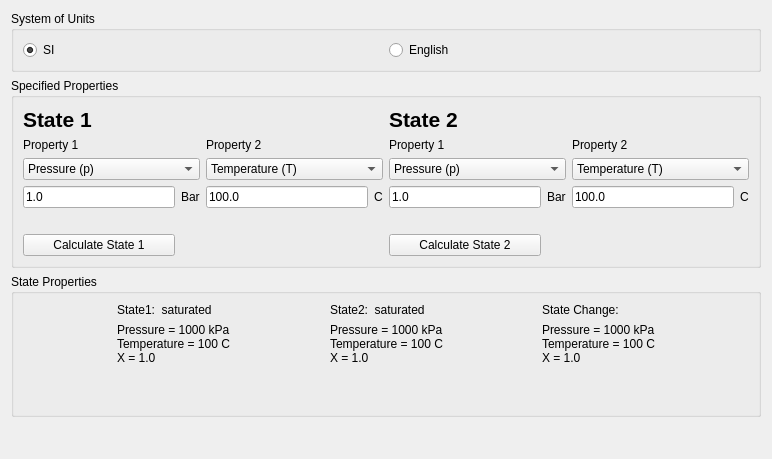
<?xml version="1.0" encoding="UTF-8"?>
<ui version="4.0">
 <class>_frm_StateCalculator</class>
 <widget class="QWidget" name="_frm_StateCalculator">
  <property name="geometry">
   <rect>
    <x>0</x>
    <y>0</y>
    <width>702</width>
    <height>459</height>
   </rect>
  </property>
  <property name="windowTitle">
   <string>Thermodynamic State Calculator</string>
  </property>
  <layout class="QVBoxLayout" name="verticalLayout">
   <item>
    <widget class="QGroupBox" name="_grp_Units">
     <property name="title">
      <string>System of Units</string>
     </property>
     <layout class="QHBoxLayout" name="horizontalLayout_2">
      <item>
       <widget class="QRadioButton" name="_rdo_SI">
        <property name="text">
         <string>SI</string>
        </property>
        <property name="checked">
         <bool>true</bool>
        </property>
       </widget>
      </item>
      <item>
       <widget class="QRadioButton" name="_rdo_English">
        <property name="text">
         <string>English</string>
        </property>
       </widget>
      </item>
     </layout>
    </widget>
   </item>
   <item>
    <widget class="QGroupBox" name="_grp_SpecifiedProperties">
     <property name="title">
      <string>Specified Properties</string>
     </property>
     <layout class="QGridLayout" name="gridLayout">
      <item row="5" column="0">
       <widget class="QPushButton" name="_pb_Calculate">
        <property name="text">
         <string>Calculate State 1</string>
        </property>
       </widget>
      </item>
      <item row="3" column="9">
       <widget class="QLineEdit" name="_le_Property2_2">
        <property name="text">
         <string>100.0</string>
        </property>
       </widget>
      </item>
      <item row="1" column="6">
       <widget class="QLabel" name="_lbl_Property1_2">
        <property name="text">
         <string>Property 1</string>
        </property>
       </widget>
      </item>
      <item row="3" column="3">
       <widget class="QLineEdit" name="_le_Property2">
        <property name="text">
         <string>100.0</string>
        </property>
       </widget>
      </item>
      <item row="3" column="5">
       <spacer name="horizontalSpacer_3">
        <property name="orientation">
         <enum>Qt::Horizontal</enum>
        </property>
        <property name="sizeHint" stdset="0">
         <size>
          <width>40</width>
          <height>20</height>
         </size>
        </property>
       </spacer>
      </item>
      <item row="2" column="3" colspan="2">
       <widget class="QComboBox" name="_cmb_Property2">
        <property name="currentIndex">
         <number>1</number>
        </property>
        <item>
         <property name="text">
          <string>Pressure (p)</string>
         </property>
        </item>
        <item>
         <property name="text">
          <string>Temperature (T)</string>
         </property>
        </item>
        <item>
         <property name="text">
          <string>Quality (x)</string>
         </property>
        </item>
        <item>
         <property name="text">
          <string>Specific Internal Energy (u)</string>
         </property>
        </item>
        <item>
         <property name="text">
          <string>Specific Enthalpy (h)</string>
         </property>
        </item>
        <item>
         <property name="text">
          <string>Specific Volume (v)</string>
         </property>
        </item>
        <item>
         <property name="text">
          <string>Specific Entropy (s)</string>
         </property>
        </item>
       </widget>
      </item>
      <item row="0" column="6">
       <widget class="QLabel" name="label_2">
        <property name="font">
         <font>
          <pointsize>16</pointsize>
          <weight>75</weight>
          <bold>true</bold>
         </font>
        </property>
        <property name="text">
         <string>State 2</string>
        </property>
       </widget>
      </item>
      <item row="3" column="6">
       <widget class="QLineEdit" name="_le_Property1_2">
        <property name="text">
         <string>1.0</string>
        </property>
       </widget>
      </item>
      <item row="3" column="0">
       <widget class="QLineEdit" name="_le_Property1">
        <property name="text">
         <string>1.0</string>
        </property>
       </widget>
      </item>
      <item row="1" column="0">
       <widget class="QLabel" name="_lbl_Property1">
        <property name="text">
         <string>Property 1</string>
        </property>
       </widget>
      </item>
      <item row="2" column="9" colspan="2">
       <widget class="QComboBox" name="_cmb_Property2_2">
        <property name="currentIndex">
         <number>1</number>
        </property>
        <item>
         <property name="text">
          <string>Pressure (p)</string>
         </property>
        </item>
        <item>
         <property name="text">
          <string>Temperature (T)</string>
         </property>
        </item>
        <item>
         <property name="text">
          <string>Quality (x)</string>
         </property>
        </item>
        <item>
         <property name="text">
          <string>Specific Internal Energy (u)</string>
         </property>
        </item>
        <item>
         <property name="text">
          <string>Specific Enthalpy (h)</string>
         </property>
        </item>
        <item>
         <property name="text">
          <string>Specific Volume (v)</string>
         </property>
        </item>
        <item>
         <property name="text">
          <string>Specific Entropy (s)</string>
         </property>
        </item>
       </widget>
      </item>
      <item row="2" column="6" colspan="2">
       <widget class="QComboBox" name="_cmb_Property1_2">
        <item>
         <property name="text">
          <string>Pressure (p)</string>
         </property>
        </item>
        <item>
         <property name="text">
          <string>Temperature (T)</string>
         </property>
        </item>
        <item>
         <property name="text">
          <string>Quality (x)</string>
         </property>
        </item>
        <item>
         <property name="text">
          <string>Specific Internal Energy (u)</string>
         </property>
        </item>
        <item>
         <property name="text">
          <string>Specific Enthalpy (h)</string>
         </property>
        </item>
        <item>
         <property name="text">
          <string>Specific Volume (v)</string>
         </property>
        </item>
        <item>
         <property name="text">
          <string>Specific Entropy (s)</string>
         </property>
        </item>
       </widget>
      </item>
      <item row="3" column="8">
       <spacer name="horizontalSpacer_2">
        <property name="orientation">
         <enum>Qt::Horizontal</enum>
        </property>
        <property name="sizeHint" stdset="0">
         <size>
          <width>1</width>
          <height>17</height>
         </size>
        </property>
       </spacer>
      </item>
      <item row="3" column="7">
       <widget class="QLabel" name="_lbl_Property1_2_Units">
        <property name="text">
         <string>Bar</string>
        </property>
       </widget>
      </item>
      <item row="1" column="9">
       <widget class="QLabel" name="_lbl_Property2_2">
        <property name="text">
         <string>Property 2</string>
        </property>
       </widget>
      </item>
      <item row="3" column="1">
       <widget class="QLabel" name="_lbl_Property1_Units">
        <property name="text">
         <string>Bar</string>
        </property>
       </widget>
      </item>
      <item row="1" column="3">
       <widget class="QLabel" name="_lbl_Property2">
        <property name="text">
         <string>Property 2</string>
        </property>
       </widget>
      </item>
      <item row="0" column="0">
       <widget class="QLabel" name="label">
        <property name="font">
         <font>
          <pointsize>16</pointsize>
          <weight>75</weight>
          <bold>true</bold>
         </font>
        </property>
        <property name="text">
         <string>State 1</string>
        </property>
       </widget>
      </item>
      <item row="2" column="0" colspan="2">
       <widget class="QComboBox" name="_cmb_Property1">
        <item>
         <property name="text">
          <string>Pressure (p)</string>
         </property>
        </item>
        <item>
         <property name="text">
          <string>Temperature (T)</string>
         </property>
        </item>
        <item>
         <property name="text">
          <string>Quality (x)</string>
         </property>
        </item>
        <item>
         <property name="text">
          <string>Specific Internal Energy (u)</string>
         </property>
        </item>
        <item>
         <property name="text">
          <string>Specific Enthalpy (h)</string>
         </property>
        </item>
        <item>
         <property name="text">
          <string>Specific Volume (v)</string>
         </property>
        </item>
        <item>
         <property name="text">
          <string>Specific Entropy (s)</string>
         </property>
        </item>
       </widget>
      </item>
      <item row="4" column="0">
       <widget class="QLabel" name="_lbl_Warning">
        <property name="text">
         <string/>
        </property>
       </widget>
      </item>
      <item row="3" column="2">
       <spacer name="horizontalSpacer_4">
        <property name="orientation">
         <enum>Qt::Horizontal</enum>
        </property>
        <property name="sizeHint" stdset="0">
         <size>
          <width>0</width>
          <height>17</height>
         </size>
        </property>
       </spacer>
      </item>
      <item row="5" column="6">
       <widget class="QPushButton" name="_pb_Calculate_2">
        <property name="text">
         <string>Calculate State 2</string>
        </property>
       </widget>
      </item>
      <item row="3" column="4">
       <widget class="QLabel" name="_lbl_Property2_Units">
        <property name="text">
         <string>C</string>
        </property>
       </widget>
      </item>
      <item row="3" column="10">
       <widget class="QLabel" name="_lbl_Property2_2_Units">
        <property name="text">
         <string>C</string>
        </property>
       </widget>
      </item>
     </layout>
    </widget>
   </item>
   <item>
    <widget class="QGroupBox" name="_grp_StateProperties">
     <property name="title">
      <string>State Properties</string>
     </property>
     <layout class="QGridLayout" name="gridLayout_2">
      <item row="0" column="1">
       <widget class="QLabel" name="_lbl_State">
        <property name="text">
         <string>State1:  saturated</string>
        </property>
       </widget>
      </item>
      <item row="0" column="3">
       <widget class="QLabel" name="_lbl_State_2">
        <property name="text">
         <string>State2:  saturated</string>
        </property>
       </widget>
      </item>
      <item row="0" column="5">
       <widget class="QLabel" name="_lbl_StateChange">
        <property name="text">
         <string>State Change:</string>
        </property>
       </widget>
      </item>
      <item row="1" column="0">
       <spacer name="horizontalSpacer_5">
        <property name="orientation">
         <enum>Qt::Horizontal</enum>
        </property>
        <property name="sizeHint" stdset="0">
         <size>
          <width>40</width>
          <height>20</height>
         </size>
        </property>
       </spacer>
      </item>
      <item row="1" column="1">
       <widget class="QLabel" name="_lbl_StateProperties">
        <property name="text">
         <string>Pressure = 1000 kPa
Temperature = 100 C
X = 1.0</string>
        </property>
       </widget>
      </item>
      <item row="1" column="2">
       <spacer name="horizontalSpacer_8">
        <property name="orientation">
         <enum>Qt::Horizontal</enum>
        </property>
        <property name="sizeHint" stdset="0">
         <size>
          <width>65</width>
          <height>20</height>
         </size>
        </property>
       </spacer>
      </item>
      <item row="1" column="3">
       <widget class="QLabel" name="_lbl_StateProperties_2">
        <property name="text">
         <string>Pressure = 1000 kPa
Temperature = 100 C
X = 1.0</string>
        </property>
       </widget>
      </item>
      <item row="1" column="4">
       <spacer name="horizontalSpacer_6">
        <property name="orientation">
         <enum>Qt::Horizontal</enum>
        </property>
        <property name="sizeHint" stdset="0">
         <size>
          <width>40</width>
          <height>20</height>
         </size>
        </property>
       </spacer>
      </item>
      <item row="1" column="5">
       <widget class="QLabel" name="_lbl_StateChangeProperties">
        <property name="text">
         <string>Pressure = 1000 kPa
Temperature = 100 C
X = 1.0</string>
        </property>
       </widget>
      </item>
      <item row="1" column="6">
       <spacer name="horizontalSpacer_7">
        <property name="orientation">
         <enum>Qt::Horizontal</enum>
        </property>
        <property name="sizeHint" stdset="0">
         <size>
          <width>50</width>
          <height>20</height>
         </size>
        </property>
       </spacer>
      </item>
      <item row="2" column="1">
       <widget class="QLabel" name="_lbl_SatLiqProps">
        <property name="text">
         <string/>
        </property>
       </widget>
      </item>
      <item row="3" column="1">
       <widget class="QLabel" name="_lbl_SatVapProps">
        <property name="text">
         <string/>
        </property>
       </widget>
      </item>
     </layout>
    </widget>
   </item>
   <item>
    <spacer name="verticalSpacer">
     <property name="orientation">
      <enum>Qt::Vertical</enum>
     </property>
     <property name="sizeHint" stdset="0">
      <size>
       <width>20</width>
       <height>40</height>
      </size>
     </property>
    </spacer>
   </item>
  </layout>
 </widget>
 <resources/>
 <connections/>
</ui>
